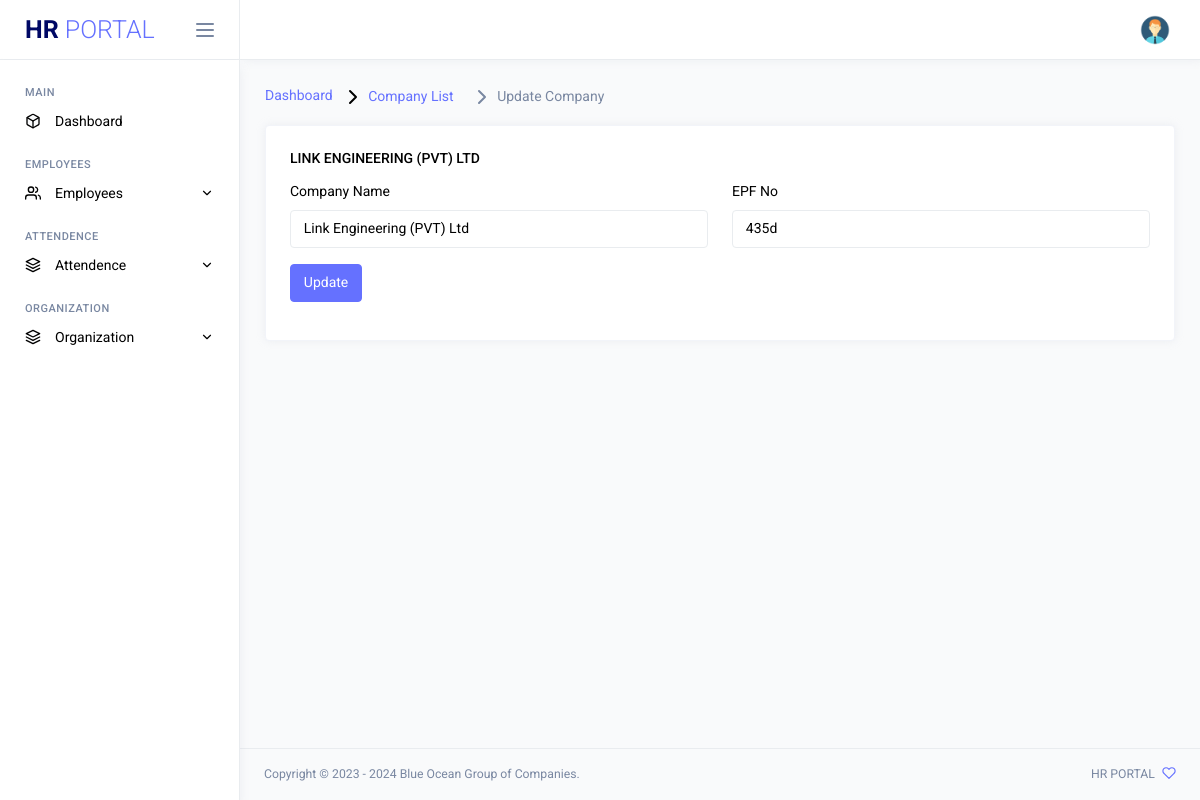
The page /update-Company-List.php?view_company=1 (signed in) on the database its author committed.
### tables this page shows
CREATE TABLE `company` (
  `C_id` int(11) NOT NULL,
  `C_name` varchar(256) NOT NULL,
  `C_EPFNo` varchar(50) NOT NULL
);

### PHP/READ/copmanymanagemntscript.php (called while the page is built, shortened)
<?php
if(isset($_GET['view_company'])){
    $C_id = $_GET['view_company'];
    $select_customer = "SELECT * FROM company WHERE C_id ='$C_id'";
    $run_query = mysqli_query($conn, $select_customer);
    if ($run_query) {
        if (mysqli_num_rows($run_query) > 0) {
            while ($row_post = mysqli_fetch_array($run_query)) {
                $C_name = $row_post['C_name'];
                $C_EPFNo = $row_post['C_EPFNo'];
            }
        } else {
            echo "No results found.";
        }
    } else {
        echo "Query error: " . mysqli_error($conn);
    }
}
?>

### update-Company-List.php (the view, shortened to what this page needs)
<?php include 'include/dbConnection.php';?>
<html lang="en">
<head>
	<link rel="stylesheet" href="assets/vendors/core/core.css">
  <link rel="stylesheet" href="assets/vendors/datatables.net-bs5/dataTables.bootstrap5.css">
  <link rel="stylesheet" href="https://cdn.datatables.net/rowreorder/1.3.3/css/rowReorder.dataTables.min.css">
  <link rel="stylesheet" href="https://cdn.datatables.net/responsive/2.4.1/css/responsive.dataTables.min.css">
	<link rel="stylesheet" href="assets/fonts/feather-font/css/iconfont.css">
	<link rel="stylesheet" href="assets/vendors/flag-icon-css/css/flag-icon.min.css">
	<link rel="stylesheet" href="assets/css/demo1/style.min.css">
</head>
<body>
	<div class="main-wrapper">
		<?php include_once 'include/side-navi.php' ?>
		<div class="page-wrapper">
      <?php include_once 'include/top_navi.php' ?>
			<div class="page-content">
				<?php include 'PHP/READ/copmanymanagemntscript.php';?>
				<nav class="page-breadcrumb">
					<ol class="breadcrumb">
						<li class="breadcrumb-item"><a href="dashboard.php">Dashboard</a></li>
            <li class="breadcrumb-item"><i data-feather="chevron-right"></i><a href="Company-List.php"> Company List</a></li>
						<li class="breadcrumb-item active" aria-current="page"><i data-feather="chevron-right"></i> Update Company</a></li>
					</ol>
				</nav>
				<div class="row">
				<div class="col-md-12 stretch-card">
					<div class="card">
						<div class="card-body">
							<h6 class="card-title"><?php echo $C_name;?></h6>
								<form method="post" enctype="multipart/form-data" action="">
									<div class="row">
										<div class="col-sm-6">
											<div class="mb-3">
												<label class="form-label">Company Name</label>
												<input type="text" class="form-control" placeholder="Enter Company Name" name="C_name" value="<?php echo $C_name;?>">
											</div>
										</div>
										<div class="col-sm-6">
											<div class="mb-3">
												<label class="form-label">EPF No</label>
												<input type="text" class="form-control" placeholder="Enter EPF No" name="C_EPFNo" value="<?php echo $C_EPFNo;?>">
											</div>
										</div>
									</div>
									<button type="submit" name="update_company" class="btn btn-primary submit">Update</button>
									</form>
						</div>
					</div>
				</div>
			</div>
			</div>
      <?php include_once 'include/footer.php' ?>
		</div>
	</div>
</body>
</html>

### rows shown on the page
company: C_name "LINK ENGINEERING (PVT) LTD", C_name "Link Engineering (PVT) Ltd", C_EPFNo "435d"
